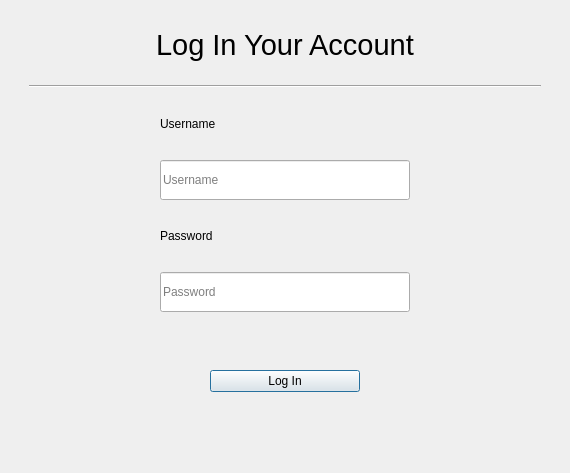
<?xml version="1.0" encoding="UTF-8"?>
<ui version="4.0">
 <class>Dialog</class>
 <widget class="QDialog" name="Dialog">
  <property name="geometry">
   <rect>
    <x>0</x>
    <y>0</y>
    <width>570</width>
    <height>473</height>
   </rect>
  </property>
  <property name="windowTitle">
   <string>Dialog</string>
  </property>
  <layout class="QVBoxLayout" name="verticalLayout_4">
   <item>
    <widget class="QWidget" name="widget" native="true">
     <layout class="QVBoxLayout" name="verticalLayout_3">
      <item>
       <widget class="QWidget" name="widget_2" native="true">
        <property name="maximumSize">
         <size>
          <width>16777215</width>
          <height>50</height>
         </size>
        </property>
        <layout class="QVBoxLayout" name="verticalLayout">
         <item alignment="Qt::AlignHCenter">
          <widget class="QLabel" name="label">
           <property name="font">
            <font>
             <pointsize>22</pointsize>
            </font>
           </property>
           <property name="text">
            <string>Log In Your Account</string>
           </property>
          </widget>
         </item>
        </layout>
       </widget>
      </item>
      <item>
       <widget class="QWidget" name="widget_3" native="true">
        <layout class="QVBoxLayout" name="verticalLayout_2">
         <item>
          <widget class="Line" name="line">
           <property name="orientation">
            <enum>Qt::Horizontal</enum>
           </property>
          </widget>
         </item>
         <item alignment="Qt::AlignHCenter">
          <widget class="QLabel" name="label_2">
           <property name="minimumSize">
            <size>
             <width>250</width>
             <height>60</height>
            </size>
           </property>
           <property name="maximumSize">
            <size>
             <width>16777215</width>
             <height>60</height>
            </size>
           </property>
           <property name="text">
            <string>Username</string>
           </property>
          </widget>
         </item>
         <item alignment="Qt::AlignHCenter">
          <widget class="QLineEdit" name="lineEdit">
           <property name="minimumSize">
            <size>
             <width>250</width>
             <height>40</height>
            </size>
           </property>
           <property name="placeholderText">
            <string>Username</string>
           </property>
          </widget>
         </item>
         <item alignment="Qt::AlignHCenter">
          <widget class="QLabel" name="label_3">
           <property name="minimumSize">
            <size>
             <width>250</width>
             <height>60</height>
            </size>
           </property>
           <property name="maximumSize">
            <size>
             <width>16777215</width>
             <height>60</height>
            </size>
           </property>
           <property name="text">
            <string>Password</string>
           </property>
          </widget>
         </item>
         <item alignment="Qt::AlignHCenter">
          <widget class="QLineEdit" name="lineEdit_2">
           <property name="minimumSize">
            <size>
             <width>250</width>
             <height>40</height>
            </size>
           </property>
           <property name="placeholderText">
            <string>Password</string>
           </property>
          </widget>
         </item>
         <item>
          <spacer name="verticalSpacer">
           <property name="orientation">
            <enum>Qt::Vertical</enum>
           </property>
           <property name="sizeHint" stdset="0">
            <size>
             <width>20</width>
             <height>40</height>
            </size>
           </property>
          </spacer>
         </item>
         <item alignment="Qt::AlignHCenter">
          <widget class="QPushButton" name="pushButton">
           <property name="minimumSize">
            <size>
             <width>150</width>
             <height>0</height>
            </size>
           </property>
           <property name="text">
            <string>Log In</string>
           </property>
          </widget>
         </item>
         <item>
          <spacer name="verticalSpacer_2">
           <property name="orientation">
            <enum>Qt::Vertical</enum>
           </property>
           <property name="sizeHint" stdset="0">
            <size>
             <width>20</width>
             <height>40</height>
            </size>
           </property>
          </spacer>
         </item>
        </layout>
       </widget>
      </item>
     </layout>
    </widget>
   </item>
  </layout>
 </widget>
 <resources/>
 <connections/>
</ui>
